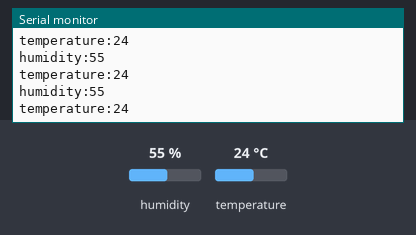
The sketch below on a simulated Arduino Uno, built with avr-gcc and run on an emulated ATmega328P. On the bench: the last lines printed to the serial monitor. The test bench sets the inputs (shaded band); at power-on: humidity 55 %, temperature 24 °C.

Above: at 2.8 s.
2.9 s: humidity set to 22 %
At 5.5 s:
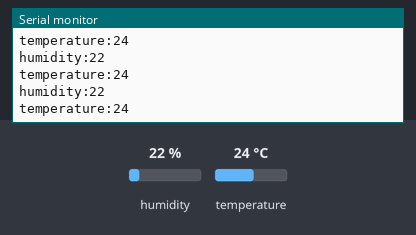
5.6 s: temperature set to 12 °C
At 7.5 s:
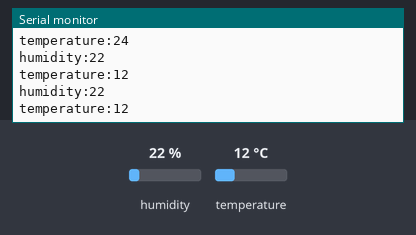
8.3 s: humidity set to 40 %
At 11.0 s:
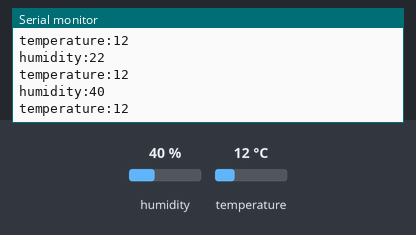
Timing chart, 0 to 12.5 s (numbered marks = the images above; inputs shaded):
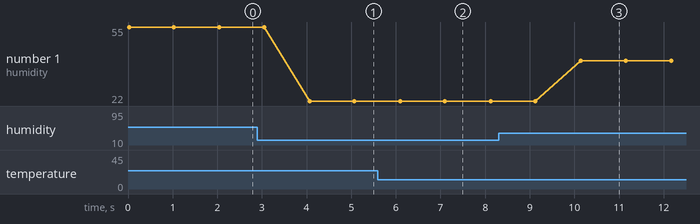

The sketch:

DHT_new_test.ino
```cpp
#include <DHT.h>  // 라이브러리에서 DHT 추가

#define DHTPIN 2    // DHT 센서 데이터선을 디지털핀에 연결
#define DHTTYPE DHT11 // DHT 센서 정의

DHT dht(DHTPIN, DHTTYPE);

void setup() {
  Serial.begin(115200);
  dht.begin();  // DHT 센서 연결
}

void loop() {
  int h = dht.readHumidity(); // DHT 센서에서 습도데이터 읽기
  int t = dht.readTemperature();  // DHT 센서에서 온도데이터 읽기

  // int 로 값을 정의했을 때 오류가 나면 2147483647 이 출력되고
  // float으로 값을 정의하면 오류났을 때 nan 으로 출력된다.

  // 데이터가 없을 때 처리하는 방식
  // 습도 혹은 온도 데이터가 nan 일때 출력되는 메시지
  if (isnan(h) || isnan(t)) {
    Serial.println(F("센서와 연결되지 않았습니다"));
    return;
  }

  Serial.print("humidity:");
  Serial.println(h);                 // 습도출력

  Serial.print("temperature:");
  Serial.println(t);                 // 온도출력

  delay(1000);
}
```

Measured:
- after the input at 2.9 s, the serial monitor: prints a new line after 1.2 s (image 1)
- after the input at 5.6 s, the serial monitor: prints a new line after 0.50 s (image 2)
- after the input at 8.3 s, the serial monitor: prints a new line after 1.8 s (image 3)
- plotted number 1: 55 → 22 after the input at 2.9 s, 22 → 40 after the input at 8.3 s
